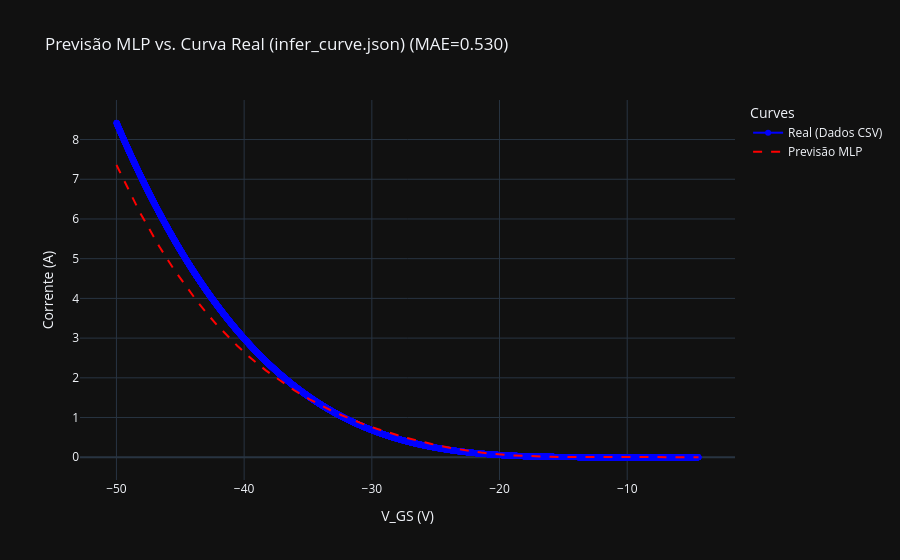

Notebook code cell kept with this figure:
### Code cell
plot_curve_comparison(
    V_data=V_real,
    I_real=I_real,  
    V_fixed=v_fixed,
    is_transfer=is_transfer,
    
    # Passando os objetos treinados: (Função de preparo, Modelo, Scaler)
    mlp_model=(prepare_mlp_features, trained_model, feature_scaler, target_scaler), 
    
    yscale="linear",  # Escala linear para corrente
    title=f"Previsão MLP vs. Curva Real ({os.path.basename(TEST_CSV_PATH)})"
)

### Figure 1 — Plotly figure (JSON) as saved in the notebook; plotly's stock layout.template omitted (floating-point values rounded to 4 significant figures; data arrays with more than 128 entries replaced by an {"elided": "..."} marker saying what was removed)
{"data": [{"line": {"color": "blue"}, "mode": "lines+markers", "name": "Real (Dados CSV)", "type": "scatter", "x": {"elided": "9999 float values"}, "y": {"elided": "9999 float values"}}, {"line": {"color": "red", "dash": "dash"}, "mode": "lines", "name": "Previsão MLP", "type": "scatter", "x": {"elided": "9999 float values"}, "y": {"elided": "9999 float values"}}], "layout": {"legend": {"title": {"text": "Curves"}}, "title": {"text": "Previsão MLP vs. Curva Real (infer_curve.json) (MAE=0.530)"}, "xaxis": {"title": {"text": "V_GS (V)"}}, "yaxis": {"title": {"text": "Corrente (A)"}, "type": "linear"}}}
